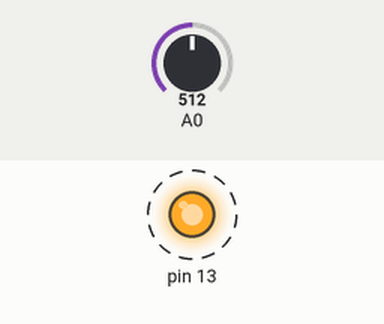
Simulated run of this sketch. Board: Arduino Uno, built with avr-gcc and run on an emulated ATmega328P. Parts: output pins drawn as LEDs (lit = HIGH). Dashed ring = blinking. The inputs (shaded band) are chosen by the test bench; at power-on: A0 = 512.

Above: at 1.25 s.
1.3 s: A0 set to 108
4.3 s: A0 set to 95
At 4.8 s:
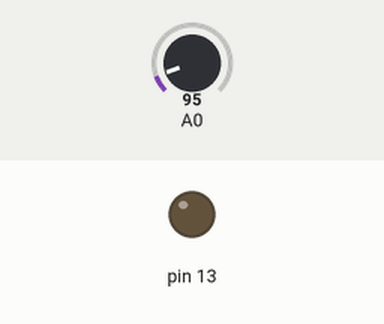
5.8 s: A0 set to 122
At 6.2 s:
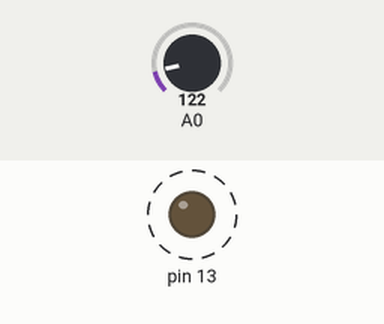
8.8 s: A0 set to 90
At 9.4 s:
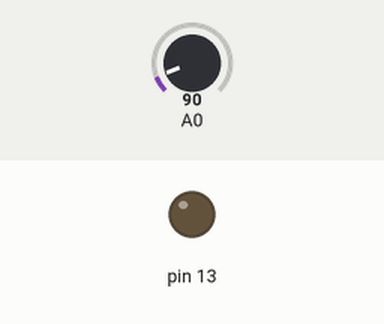
Timing chart, 0 to 11.3 s (numbered marks = the images above; inputs shaded):
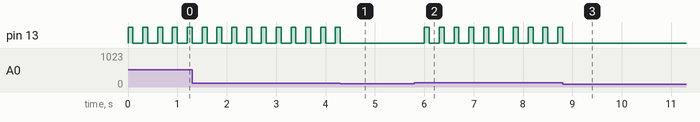

Measured:
- the behaviour switches between 101 and 100 on A0 (found by bisection; images 0 and 1)
- after the input at 4.3 s, pin 13: goes on until 4.3 s, then stays LOW
- after the input at 5.8 s, pin 13: alternates HIGH for 0.10 s and LOW for 0.20 s, starting after 0.20 s
- after the input at 8.8 s, pin 13: goes on until 8.8 s, then stays LOW
- by itself, pin 13: alternates HIGH for 0.10 s and LOW for 0.20 s

The sketch:

light_pen_01.ino
```cpp
void setup() {
  // initialize digital pin 13 as an output.
  pinMode(13, OUTPUT);
}

// the loop function runs over and over again forever
void loop() {

  // read the input on analog pin 0:
  int sensorValue = analogRead(A0);

  if (sensorValue > 100) digitalWrite(13, HIGH);   // turn the LED on (HIGH is the voltage level)
  delay(100);              // wait for a second
  digitalWrite(13, LOW);    // turn the LED off by making the voltage LOW
  delay(200);              // wait for a second
}
```
